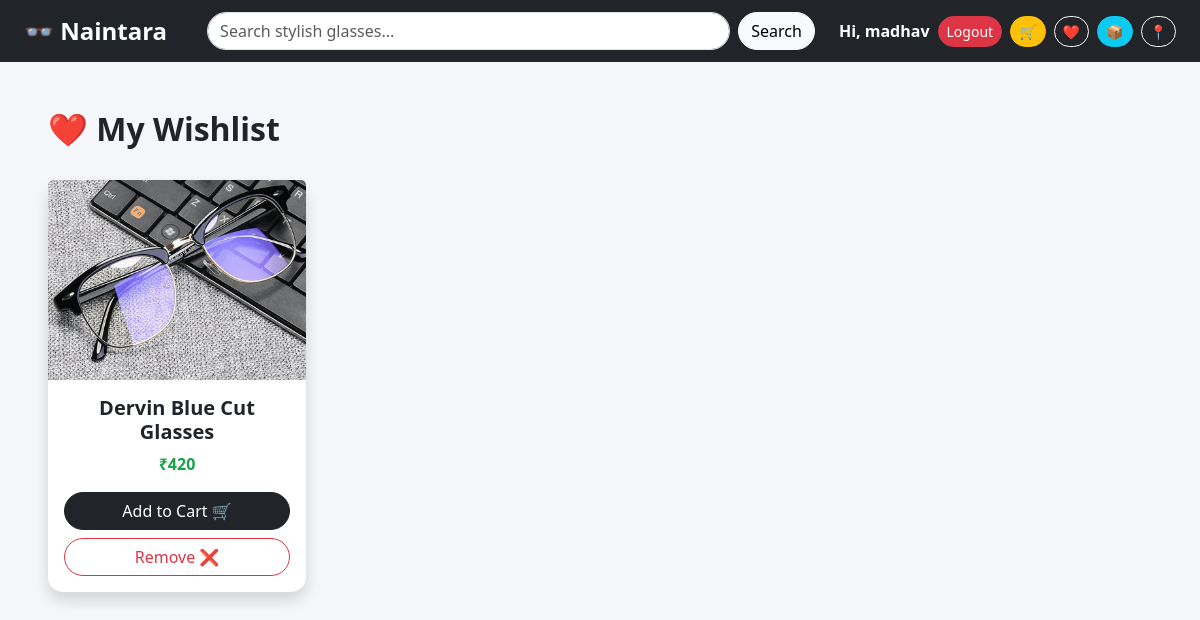
/wishlist/ (signed in), run on the app's committed database.
### products/models.py (models this page shows, shortened)
class Wishlist(models.Model):
    user = models.ForeignKey(User, on_delete=models.CASCADE)
    product = models.ForeignKey(Product, on_delete=models.CASCADE)
    category = models.CharField(max_length=100, default="General")

class Product(models.Model):
    name = models.CharField(max_length=100)
    price = models.IntegerField()
    description = models.TextField()
    image = models.ImageField(upload_to='products/', null=True, blank=True)
    category = models.CharField(max_length=100, default="General")
    stock = models.IntegerField(default=10)

### products/views.py (the view)
# urls.py: path('wishlist/', views.wishlist, name='wishlist'),
def wishlist(request):
    if not request.user.is_authenticated:
        return redirect("/login/")
    items = Wishlist.objects.filter(user=request.user)
    return render(request, "wishlist.html", {"items": items})

### templates/wishlist.html (shortened to what this page needs)
{% extends 'base.html' %}
{% block content %}
<div class="container-fluid px-5 mt-5">
    <div class="d-flex justify-content-between align-items-center mb-4">
        <h2 class="fw-bold">❤️ My Wishlist</h2>
    </div>
    {% if items %}
    <div class="row">
        {% for item in items %}
        <div class="col-lg-3 col-md-4 mb-4">
            <div class="card shadow border-0 h-100">
                {% if item.product.image %}
                    <img src="{{ item.product.image.url }}" class="card-img-top" style="height:200px; object-fit:cover;">
                {% endif %}
                <div class="card-body text-center">
                    <h5 class="fw-bold">{{ item.product.name }}</h5>
                    <p class="price">₹{{ item.product.price }}</p>
                    <a href="/add/{{ item.product.id }}/" class="btn btn-dark w-100 rounded-pill">Add to Cart 🛒</a>
                    <a href="/wishlist/remove/{{ item.id }}/" class="btn btn-outline-danger w-100 mt-2 rounded-pill">Remove ❌</a>
                </div>
            </div>
        </div>
        {% endfor %}
    </div>
    {% else %}
    <div class="text-center mt-5">
        <h4 class="fw-bold">😢 Your wishlist is empty</h4>
        <p class="text-muted">Save your favorite items here</p>
        <a href="/" class="btn btn-dark rounded-pill mt-3">🛍️ Start Shopping</a>
    </div>
    {% endif %}
</div>
{% endblock %}

### templates/base.html (shortened to what this page needs)
<!DOCTYPE html>
<html>
<head>
    <link href="https://cdn.jsdelivr.net/npm/bootstrap@5.3.0/dist/css/bootstrap.min.css" rel="stylesheet">
</head>
<body>
<nav class="navbar navbar-expand-lg navbar-dark bg-dark px-4">
    <a class="navbar-brand" href="/">👓 Naintara</a>
    <form method="GET" action="/" class="d-flex mx-4 flex-grow-1">
        <input type="text" name="q" class="form-control me-2 rounded-pill" placeholder="Search stylish glasses...">
        <button class="btn btn-light rounded-pill">Search</button>
    </form>
    <div class="d-flex align-items-center gap-2">
        {% if user.is_authenticated %}
            <span class="text-white fw-bold">Hi, {{ user.username }}</span>
            <form action="/logout/" method="POST" class="m-0">
                <button class="btn btn-danger btn-sm rounded-pill">Logout</button>
            </form>
        {% else %}
            <a href="/login/" class="btn btn-light btn-sm rounded-pill">Login</a>
            <a href="/signup/" class="btn btn-success btn-sm rounded-pill">Signup</a>
        {% endif %}
        <a href="/cart/" class="btn btn-warning btn-sm rounded-pill">🛒</a>
        <a href="/wishlist/" class="btn btn-outline-light btn-sm rounded-pill">❤️</a>
        <a href="/orders/" class="btn btn-info btn-sm rounded-pill">📦</a>
        <a href="/addresses/" class="btn btn-outline-light btn-sm rounded-pill">📍</a>
    </div>
</nav>
{% block content %}{% endblock %}
</body>
</html>

### data on the page
Wishlist: product.image (picture), product.name "Dervin Blue Cut Glasses", product.price "420"

### other printed values
{{ user.username }} "madhav"
